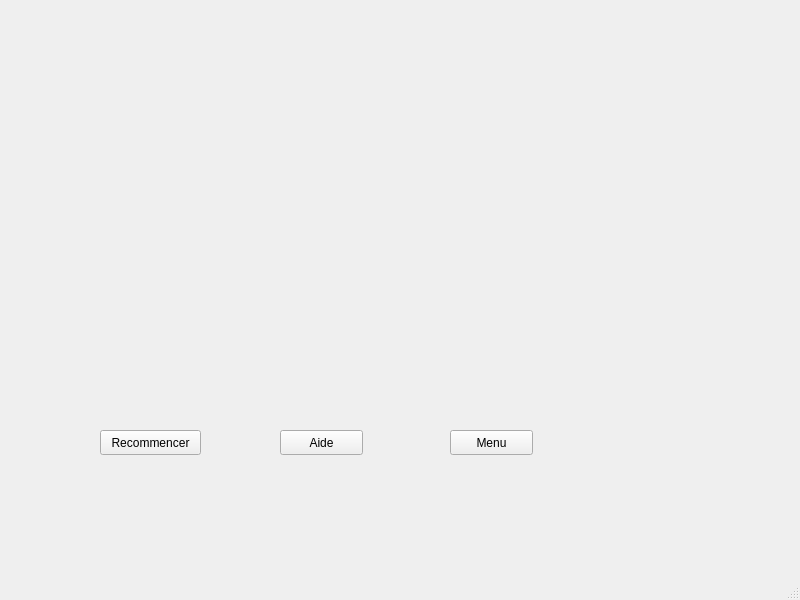
<?xml version="1.0" encoding="UTF-8"?>
<ui version="4.0">
 <class>Niveau4</class>
 <widget class="QMainWindow" name="Niveau4">
  <property name="geometry">
   <rect>
    <x>0</x>
    <y>0</y>
    <width>800</width>
    <height>600</height>
   </rect>
  </property>
  <property name="windowTitle">
   <string>MainWindow</string>
  </property>
  <widget class="QWidget" name="centralwidget">
   <widget class="QPushButton" name="Recommencer">
    <property name="geometry">
     <rect>
      <x>100</x>
      <y>430</y>
      <width>101</width>
      <height>25</height>
     </rect>
    </property>
    <property name="focusPolicy">
     <enum>Qt::NoFocus</enum>
    </property>
    <property name="text">
     <string>Recommencer</string>
    </property>
   </widget>
   <widget class="QPushButton" name="Menu">
    <property name="geometry">
     <rect>
      <x>450</x>
      <y>430</y>
      <width>83</width>
      <height>25</height>
     </rect>
    </property>
    <property name="focusPolicy">
     <enum>Qt::NoFocus</enum>
    </property>
    <property name="text">
     <string>Menu</string>
    </property>
   </widget>
   <widget class="QPushButton" name="aide">
    <property name="geometry">
     <rect>
      <x>280</x>
      <y>430</y>
      <width>83</width>
      <height>25</height>
     </rect>
    </property>
    <property name="focusPolicy">
     <enum>Qt::NoFocus</enum>
    </property>
    <property name="text">
     <string>Aide</string>
    </property>
   </widget>
  </widget>
  <widget class="QMenuBar" name="menubar">
   <property name="geometry">
    <rect>
     <x>0</x>
     <y>0</y>
     <width>800</width>
     <height>22</height>
    </rect>
   </property>
  </widget>
  <widget class="QStatusBar" name="statusbar"/>
 </widget>
 <resources/>
 <connections/>
</ui>
